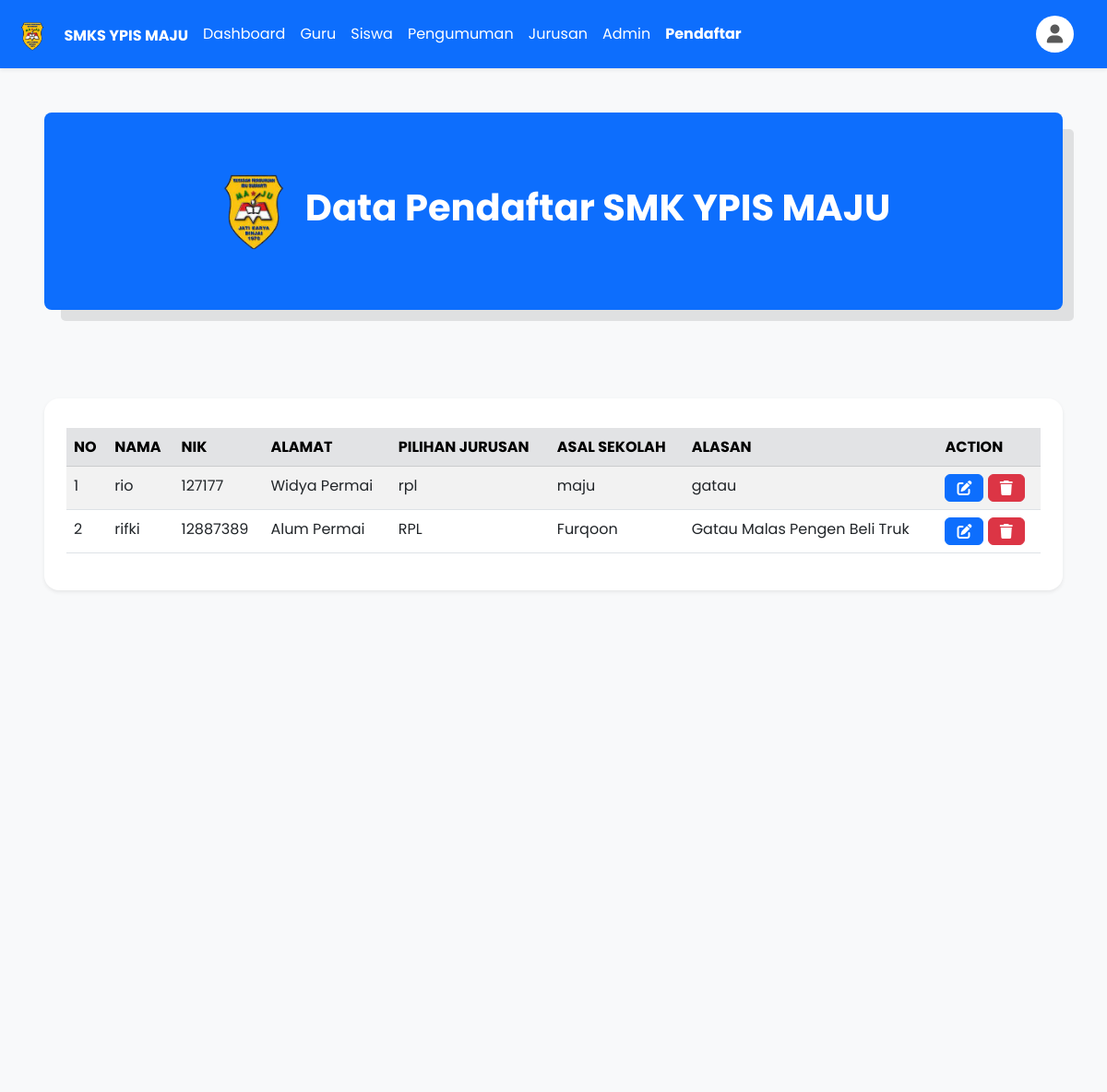
Screenshot of /pendaftar.php (signed in) with the database file from the repository.
### tables this page shows
CREATE TABLE `pendaftaran` (
  `id` int(11) NOT NULL,
  `nama` varchar(225) NOT NULL,
  `nik` int(16) NOT NULL,
  `alamat` varchar(225) NOT NULL,
  `pilihan_jurusan` varchar(225) NOT NULL,
  `asal_sekolah` varchar(225) NOT NULL,
  `alasan` varchar(225) NOT NULL
);

### pendaftar.php (the view, shortened to what this page needs)
<?php
    include('koneksi.php');
    $sql = "SELECT * FROM pendaftaran";
    $data = mysqli_query($koneksi, $sql);
?>
<body>
    <div class="p-5">
        <div class="mx-auto rounded-3 shadow-md p-5 bg-primary d-flex justify-content-center align-items-center gap-3" style="box-shadow: 15px 15px 0px -3px rgba(0,0,0,0.1);">
            <img src="Assets/maju.png" alt="" width="80">
            <h1 class="text-center text-white fw-bold">Data Pendaftar SMK YPIS MAJU</h1>
        </div>
    </div>
    <div class="h-100 bg-light p-5">
        <div class="bg-white rounded-4 table-responsive-sm p-4 shadow-sm">
            <table class="table table-striped mt-2">
                <thead>
                    <tr class="table-secondary">
                        <th scope="col">NO</th>
                        <th scope="col">NAMA</th>
                        <th scope="col">NIK</th>
                        <th scope="col">ALAMAT</th>
                        <th scope="col">PILIHAN JURUSAN</th>
                        <th scope="col">ASAL SEKOLAH</th>
                        <th scope="col">ALASAN</th>
                        <th scope="col">ACTION</th>
                    </tr>
                </thead>
                <tbody>
                    <?php $i = 1; ?>
                    <?php while ($row = mysqli_fetch_assoc($data)) : ?>
                        <tr>
                            <td scope="row"><?= $i ?></td>
                            <td><?= $row["nama"]; ?></td>
                            <td><?= $row["nik"]; ?></td>
                            <td><?= $row["alamat"]; ?></td>
                            <td><?= $row["pilihan_jurusan"]; ?></td>
                            <td><?= $row["asal_sekolah"]; ?></td>
                            <td><?= $row["alasan"]; ?></td>
                            <td>
                                <a href="pendaftar_edit.php?id=<?= $row["id"]; ?>" class="btn btn-primary"><i class="fas fa-edit"></i></a>
                                <a href="?id=<?= $row["id"]; ?>" onclick="return confirm('Data pengumuman Yang di Hapus Tidak Bisa Dikembalikan Lagi!!!');" class="btn btn-danger"><i class="fas fa-trash"></i></a>
                            </td>
                        </tr>
                        <?php $i++; ?>
                    <?php endwhile; ?>
                </tbody>
            </table>
        </div>
    </div>
</body>

### Components/header.php (style rules this page uses)
* { font-family: 'Poppins', sans-serif; }

### rows the page displays
pendaftaran: nama "rio", nik "127177", alamat "Widya Permai", pilihan_jurusan "rpl", asal_sekolah "maju", alasan "gatau"
pendaftaran: nama "rifki", nik "12887389", alamat "Alum Permai", pilihan_jurusan "RPL", asal_sekolah "Furqoon", alasan "Gatau Malas Pengen Beli Truk"
